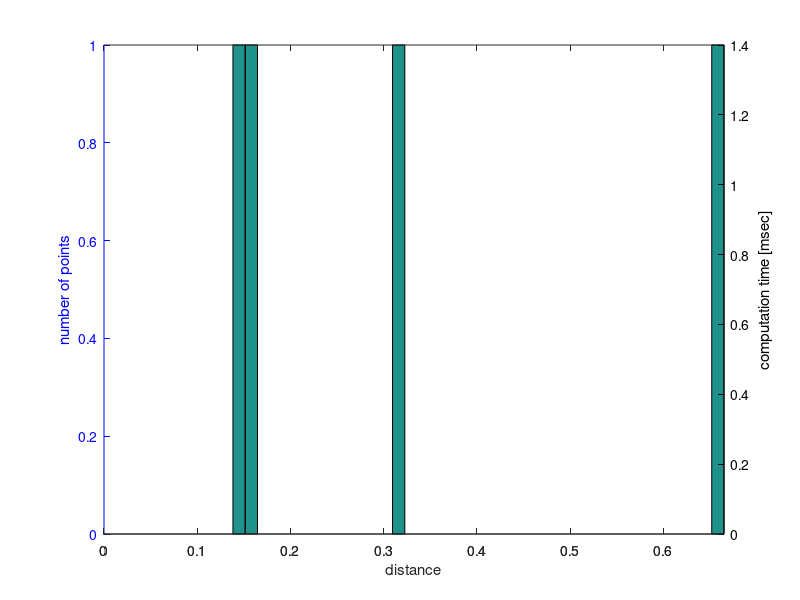
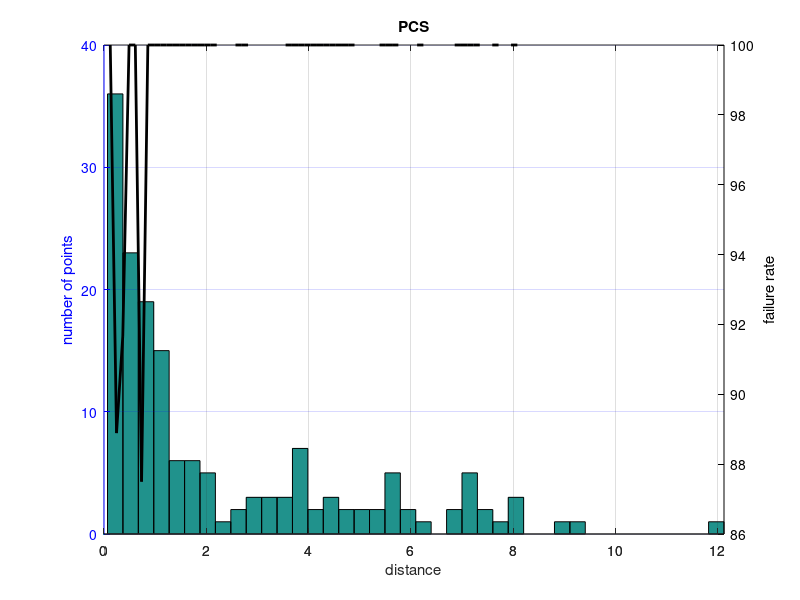
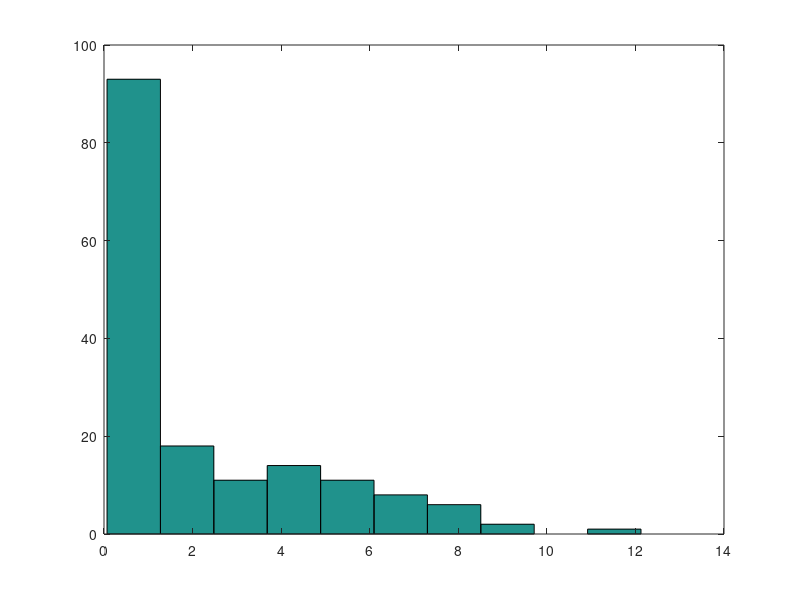

Write the MATLAB code that produced these figures, in order.
% In this test, I test failure rate of local connections while considering
% the ABB joint limits and obstacles. 
% The success rate is also tracked to calculate visibility.
% last updated: 08/29/17

% rss_rbs_verification.txt
% seed: 1506116279
% Results in the above files in this form:
% f << {success} << " " << {path verified} << " " << {distance between confs.} << " " << rbs_time << endl;

clear all
clc

D = load('rss_rbs_verification_withObs.txt');

%% Verification

suc = D(:,1)==1;
verf = D(:,2)==1;

disp(['Results of ' num2str(size(D,1)) ' local-connection queries.']);

disp(['Percent of successful local-connections that were verified: ' num2str(sum(verf & suc)/sum(suc)*100) '%']);

%%

disp(['Avg. runtime for successful local-connection: ' num2str(mean(D(suc,4))*1e3)  ' +/- ' num2str(std(D(suc,4))/sqrt(size(D(suc,4),1))*1e3) ' msec ']);
disp(['Avg. runtime for failed local-connection: ' num2str(mean(D(~suc,4))*1e3)  ' +/- ' num2str(std(D(suc,4))/sqrt(size(D(~suc,4),1))*1e3) ' msec ']);

disp(['Success rate/visibility for the RBS: ' num2str(sum(suc)/size(D,1)*100) '%']);

%% Runtime

clear td d
Dd = D(suc,3);
Td = D(suc,4);
max_d = max(Dd);
d = linspace(0, max_d, 8);
for i = 2:length(d)
    M = Td(Dd>=d(i-1) & Dd<d(i));
    td(i) = mean(M);
end
td(1) = 0;

figure(1)
hist(Dd, 40);
hold on
[hAx,hLine1,hLine2] = plotyy(0,0,d, td*1000);
hold off
set(hLine2,'color','k','linewidth',2)
set(hAx,{'ycolor'},{'b';'k'})
xlabel('distance');
ylabel(hAx(1),'number of points');
ylabel(hAx(2),'computation time [msec]');
% ylim(hAx(1),[0 8500]);
% ylim(hAx(2),[0 0.12]);

%% Check uniformity

figure(3)
hist(D(:,3));

%% Visibility

clear V d
Dd = D(:,3);
max_d = max(Dd);
d = linspace(0, max_d, 100);
for i = 2:length(d)
    S = D(D(:,3)>=d(i-1) & D(:,3)<d(i), 1);
    V(i-1) = (1-sum(S)/length(S)) * 100;
end
% V(1) = 100;

figure(2)
hist(Dd, 40);
hold on
[hAx,hLine1,hLine2] = plotyy(0,0, d(2:end), V);
hold off
set(hLine2,'color','k','linewidth',2)
set(hAx,{'ycolor'},{'b';'k'})
xlabel('distance');
ylabel(hAx(2),'failure rate');
ylabel(hAx(1),'number of points');
title('PCS');
grid on